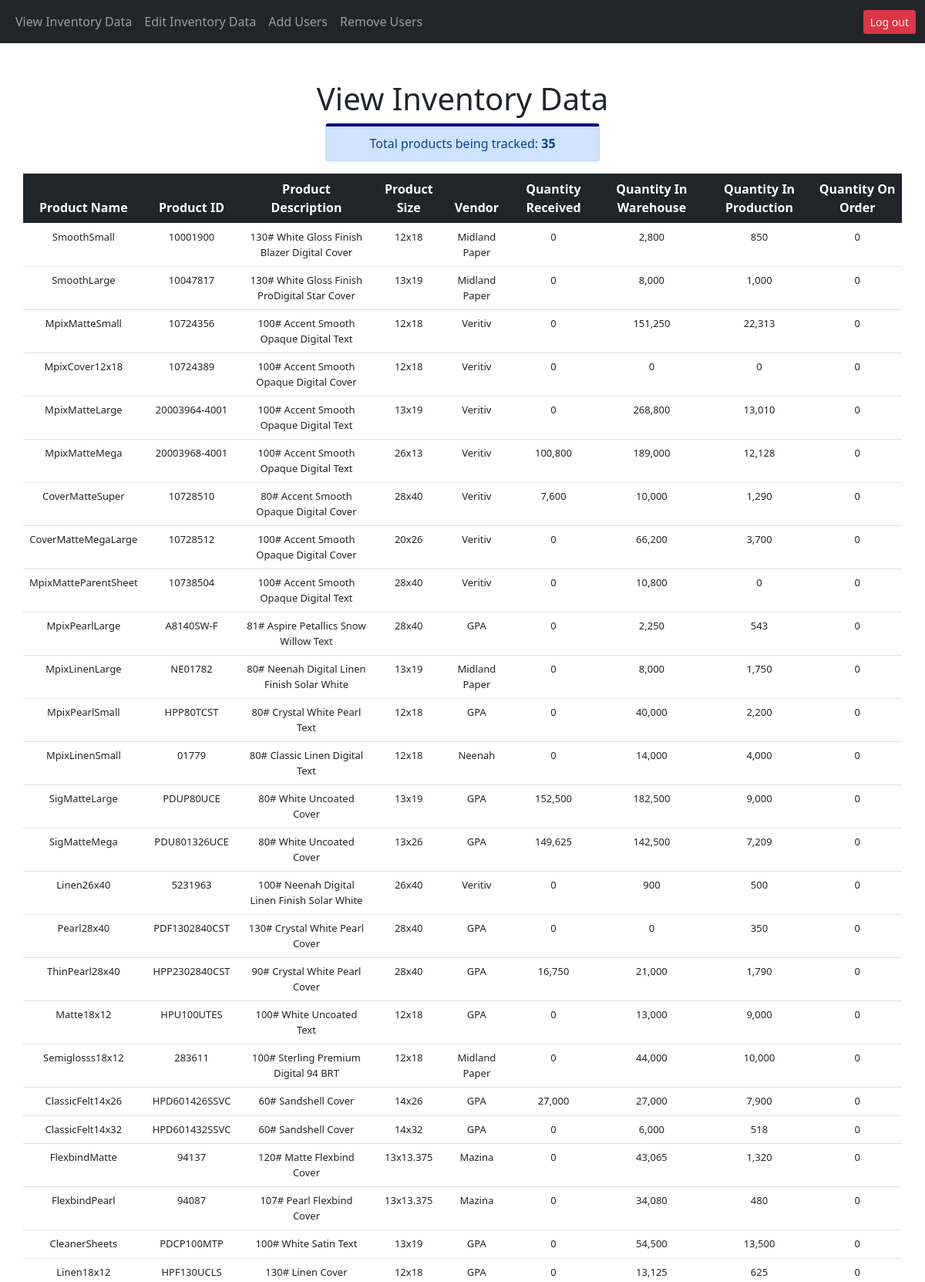
The app's page /showInventory.php (signed in, upper part) with its own data.
### tables this page shows
CREATE TABLE inventory (
    id INT PRIMARY KEY AUTO_INCREMENT,
    productName VARCHAR(50) NOT NULL UNIQUE,
    productID VARCHAR(50) NOT NULL UNIQUE,
    productDescription VARCHAR(100) NOT NULL,
    productSize VARCHAR(25) NOT NULL,
    vendor VARCHAR(50) NOT NULL,
    qtyReceived INT,
    qtyWarehouse INT,
    qtyProduction INT,
    qtyOrder INT
);

### php_action/doCheckLogin.php (called while the page is built, shortened)
<?php
$loggedIn = empty($_SESSION["loggedIn"]) ? false : $_SESSION["loggedIn"];
?>

### showInventory.php (the view, shortened to what this page needs)
<?php
    require_once "header.php";
?>
<!DOCTYPE html>
<html lang="en">
<head>
</head>
<body>
    <div class="container">
        <div class="row justify-content-center mt-5">
            <div class="col-5 text-center">
                <h1>View Inventory Data</h1>
            </div>
        </div>
        <div class="row justify-content-center">
            <div class="col-4 text-center">
                <div class="alert alert-primary" id="itemCountAlert">
                    <span>Total products being tracked: <?php
                                                            require "php_action/doDBConnect.php";
                                                            $sql = "SELECT * FROM inventory;";
                                                            $query = $connect->query($sql);
                                                            $countProducts = $query->num_rows;
                                                            echo "<strong>$countProducts</strong>";
                                                        ?>
                    </span>
                </div>
            </div>
        </div>
        <div class="row text-center">
            <table class="table table-hover" id="invTable">
                <thead class="table-dark">
                    <tr>
                        <th>Product Name</th>
                        <th>Product ID</th>
                        <th>Product Description</th>
                        <th>Product Size</th>
                        <th>Vendor</th>
                        <th>Quantity Received</th>
                        <th>Quantity In Warehouse</th>
                        <th>Quantity In Production</th>
                        <th>Quantity On Order</th>
                    </tr>
                </thead>
                <tbody id="invTableBody">
                <?php
                    require "php_action/doDBConnect.php";
                    $query = "SELECT * FROM inventory";
                    $connectResult = $connect->query($query);
                    while ($row = $connectResult->fetch_assoc()) {
                        echo "<tr id=" . $row["id"] . ">";
                        echo "<td>" . $row["productName"] . "</td>";
                        echo "<td>" . $row["productID"] . "</td>";
                        echo "<td>" . $row["productDescription"] . "</td>";
                        echo "<td>" . $row["productSize"] . "</td>";
                        echo "<td>" . $row["vendor"] . "</td>";
                        echo "<td>" . number_format(empty($row["qtyReceived"]) ? "" : $row["qtyReceived"]) . "</td>";
                        echo "<td>" . number_format(empty($row["qtyWarehouse"]) ? "" : $row["qtyWarehouse"]). "</td>";
                        echo "<td>" . number_format(empty($row["qtyProduction"]) ? "" : $row["qtyProduction"]). "</td>";
                        echo "<td>" . number_format(empty($row["qtyOrder"]) ? "" : $row["qtyOrder"]). "</td>";
                        echo "</tr>";
                    }
                ?>
                </tbody>
            </table>
        </div>
    </div>
</body>
</html>

### header.php (shortened to what this page needs)
<?php
require_once "php_action/doCheckLogin.php";
?>
<!DOCTYPE html>
<html lang="en">
<head>
  <link href="https://cdn.jsdelivr.net/npm/bootstrap@5.0.2/dist/css/bootstrap.min.css" rel="stylesheet">
  <link rel="stylesheet" href="css/app.css">
</head>
<body>
  <nav class="navbar navbar-expand-sm bg-dark navbar-dark" id="topNav">
    <div class="container-fluid" id="topNavContainer">
      <ul class="navbar-nav">
        <?php
        if ($loggedIn) {
          echo "<li class=\"nav-item\">" .
            "<a class=\"nav-link\" href=\"showInventory.php\">View Inventory Data</a></li>";
          if ($_SESSION["isAdmin"] == 1) {
            echo "<li class=\"nav-item\">" .
              "<a class=\"nav-link\" href=\"editInventory.php\">Edit Inventory Data</a></li>";
            echo "<li class=\"nav-item\">" .
              "<a class=\"nav-link\" href=\"addUsers.php\">Add Users</a></li>";
            echo "<li class=\"nav-item\">" .
              "<a class=\"nav-link\" href=\"removeUsers.php\">Remove Users</a></li>";
          }
        }
        ?>
      </ul>
      <?php
      if ($loggedIn) {
        echo "<form class=\"d-flex\" id=\"appLogoutForm\">";
        echo "<input class=\"btn btn-danger btn-sm\" type=\"submit\" value=\"Log out\"></input>";
        echo "</form>";
      }
      ?>
    </div>
  </nav>
</body>
</html>

### css/app.css (style rules this page uses)
#topNavContainer { height: 40px; }
#topNav { margin: 0; padding: 8px 0; }
.alert-primary { border-top: 4px solid darkblue; }
#itemCountAlert { padding: 10px; }
th { position: sticky; top: 0; box-shadow: 0 2px 2px -1px rgba(0, 0, 0, 0.4); }
tbody { font-size: small; }

### records on screen
inventory: productName "SmoothSmall", productID "10001900", productDescription "130# White Gloss Finish Blazer Digital Cover", productSize "12x18", vendor "Midland Paper", qtyReceived "0", qtyWarehouse "2,800", qtyProduction "850", qtyOrder "0"
inventory: productName "SmoothLarge", productID "10047817", productDescription "130# White Gloss Finish ProDigital Star Cover", productSize "13x19", vendor "Midland Paper", qtyReceived "0", qtyWarehouse "8,000", qtyProduction "1,000", qtyOrder "0"
inventory: productName "MpixMatteSmall", productID "10724356", productDescription "100# Accent Smooth Opaque Digital Text", productSize "12x18", vendor "Veritiv", qtyReceived "0", qtyWarehouse "151,250", qtyProduction "22,313", qtyOrder "0"
inventory: productName "MpixCover12x18", productID "10724389", productDescription "100# Accent Smooth Opaque Digital Cover", productSize "12x18", vendor "Veritiv", qtyReceived "0", qtyWarehouse "0", qtyProduction "0", qtyOrder "0"
inventory: productName "MpixMatteLarge", productID "20003964-4001", productDescription "100# Accent Smooth Opaque Digital Text", productSize "13x19", vendor "Veritiv", qtyReceived "0", qtyWarehouse "268,800", qtyProduction "13,010", qtyOrder "0"
inventory: productName "MpixMatteMega", productID "20003968-4001", productDescription "100# Accent Smooth Opaque Digital Text", productSize "26x13", vendor "Veritiv", qtyReceived "100,800", qtyWarehouse "189,000", qtyProduction "12,128", qtyOrder "0"
inventory: productName "CoverMatteSuper", productID "10728510", productDescription "80# Accent Smooth Opaque Digital Cover", productSize "28x40", vendor "Veritiv", qtyReceived "7,600", qtyWarehouse "10,000", qtyProduction "1,290", qtyOrder "0"
inventory: productName "CoverMatteMegaLarge", productID "10728512", productDescription "100# Accent Smooth Opaque Digital Cover", productSize "20x26", vendor "Veritiv", qtyReceived "0", qtyWarehouse "66,200", qtyProduction "3,700", qtyOrder "0"
inventory: productName "MpixMatteParentSheet", productID "10738504", productDescription "100# Accent Smooth Opaque Digital Text", productSize "28x40", vendor "Veritiv", qtyReceived "0", qtyWarehouse "10,800", qtyProduction "0", qtyOrder "0"
inventory: productName "MpixPearlLarge", productID "A8140SW-F", productDescription "81# Aspire Petallics Snow Willow Text", productSize "28x40", vendor "GPA", qtyReceived "0", qtyWarehouse "2,250", qtyProduction "543", qtyOrder "0"
inventory: productName "MpixLinenLarge", productID "NE01782", productDescription "80# Neenah Digital Linen Finish Solar White", productSize "13x19", vendor "Midland Paper", qtyReceived "0", qtyWarehouse "8,000", qtyProduction "1,750", qtyOrder "0"
inventory: productName "MpixPearlSmall", productID "HPP80TCST", productDescription "80# Crystal White Pearl Text", productSize "12x18", vendor "GPA", qtyReceived "0", qtyWarehouse "40,000", qtyProduction "2,200", qtyOrder "0"
inventory: productName "MpixLinenSmall", productID "01779", productDescription "80# Classic Linen Digital Text", productSize "12x18", vendor "Neenah", qtyReceived "0", qtyWarehouse "14,000", qtyProduction "4,000", qtyOrder "0"
inventory: productName "SigMatteLarge", productID "PDUP80UCE", productDescription "80# White Uncoated Cover", productSize "13x19", vendor "GPA", qtyReceived "152,500", qtyWarehouse "182,500", qtyProduction "9,000", qtyOrder "0"
inventory: productName "SigMatteMega", productID "PDU801326UCE", productDescription "80# White Uncoated Cover", productSize "13x26", vendor "GPA", qtyReceived "149,625", qtyWarehouse "142,500", qtyProduction "7,209", qtyOrder "0"
inventory: productName "Linen26x40", productID "5231963", productDescription "100# Neenah Digital Linen Finish Solar White", productSize "26x40", vendor "Veritiv", qtyReceived "0", qtyWarehouse "900", qtyProduction "500", qtyOrder "0"
inventory: productName "Pearl28x40", productID "PDF1302840CST", productDescription "130# Crystal White Pearl Cover", productSize "28x40", vendor "GPA", qtyReceived "0", qtyWarehouse "0", qtyProduction "350", qtyOrder "0"
inventory: productName "ThinPearl28x40", productID "HPP2302840CST", productDescription "90# Crystal White Pearl Cover", productSize "28x40", vendor "GPA", qtyReceived "16,750", qtyWarehouse "21,000", qtyProduction "1,790", qtyOrder "0"
inventory: productName "Matte18x12", productID "HPU100UTES", productDescription "100# White Uncoated Text", productSize "12x18", vendor "GPA", qtyReceived "0", qtyWarehouse "13,000", qtyProduction "9,000", qtyOrder "0"
inventory: productName "Semiglosss18x12", productID "283611", productDescription "100# Sterling Premium Digital 94 BRT", productSize "12x18", vendor "Midland Paper", qtyReceived "0", qtyWarehouse "44,000", qtyProduction "10,000", qtyOrder "0"
inventory: productName "ClassicFelt14x26", productID "HPD601426SSVC", productDescription "60# Sandshell Cover", productSize "14x26", vendor "GPA", qtyReceived "27,000", qtyWarehouse "27,000", qtyProduction "7,900", qtyOrder "0"
inventory: productName "ClassicFelt14x32", productID "HPD601432SSVC", productDescription "60# Sandshell Cover", productSize "14x32", vendor "GPA", qtyReceived "0", qtyWarehouse "6,000", qtyProduction "518", qtyOrder "0"
inventory: productName "FlexbindMatte", productID "94137", productDescription "120# Matte Flexbind Cover", productSize "13x13.375", vendor "Mazina", qtyReceived "0", qtyWarehouse "43,065", qtyProduction "1,320", qtyOrder "0"
inventory: productName "FlexbindPearl", productID "94087", productDescription "107# Pearl Flexbind Cover", productSize "13x13.375", vendor "Mazina", qtyReceived "0", qtyWarehouse "34,080", qtyProduction "480", qtyOrder "0"
inventory: productName "CleanerSheets", productID "PDCP100MTP", productDescription "100# White Satin Text", productSize "13x19", vendor "GPA", qtyReceived "0", qtyWarehouse "54,500", qtyProduction "13,500", qtyOrder "0"
inventory: productName "Linen18x12", productID "HPF130UCLS", productDescription "130# Linen Cover", productSize "12x18", vendor "GPA", qtyReceived "0", qtyWarehouse "13,125", qtyProduction "625", qtyOrder "0"

### other values on screen
$countProducts "35"
